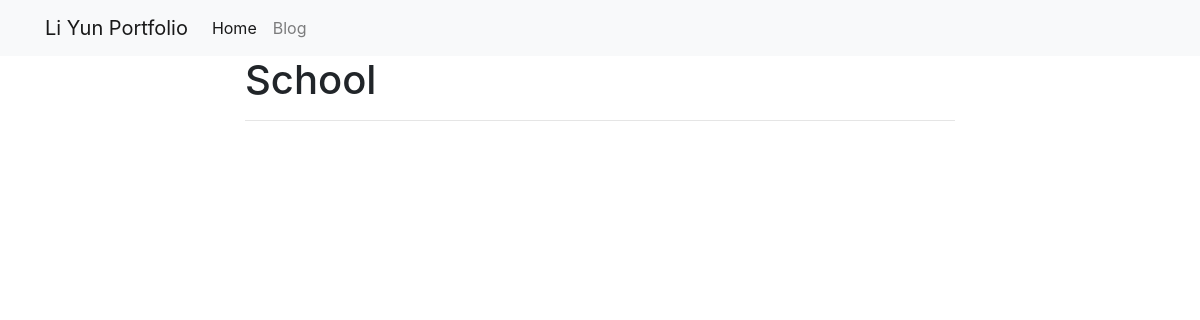
Before: /blog/School/ with the older database file.
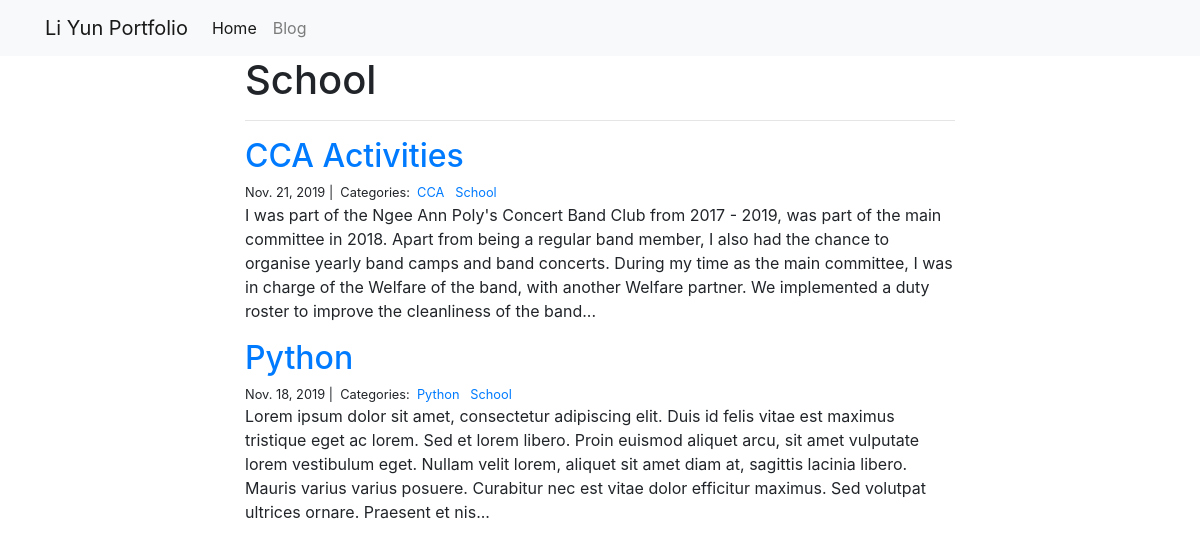
After: the same page with the newer database file.
### blog/models.py (models this page shows)
class Category(models.Model):
    name = models.CharField(max_length=20)

class Post(models.Model):
    title = models.CharField(max_length=255)
    body = models.TextField()
    created_on = models.DateTimeField(auto_now_add=True)
    last_modified = models.DateTimeField(auto_now=True)
    categories = models.ManyToManyField('Category', related_name='posts')

### blog/views.py (the view)
# urls.py: path("<category>/", views.blog_category, name="blog_category"),
def blog_category(request, category):
    posts = Post.objects.filter(categories__name__contains=category).order_by(
        "-created_on"
    )
    context = {"category": category, "posts": posts}
    return render(request, "blog_category.html", context)

### blog/templates/blog_category.html
{% extends "base.html" %}
{% block page_content %}
<div class="col-md-8 offset-md-2">
    <h1>{{ category | title }}</h1>
    <hr>
    {% for post in posts %}
        <h2><a href="{% url 'blog_detail' post.pk%}">{{ post.title }}</a></h2>
        <small>
            {{ post.created_on.date }} |&nbsp;
            Categories:&nbsp;
            {% for category in post.categories.all %}
            <a href="{% url 'blog_category' category.name %}">
                {{ category.name }}
            </a>&nbsp;
            {% endfor %}
        </small>
        <p>{{ post.body | slice:":400" }}...</p>
    {% endfor %}
</div>
{% endblock %}

Changed rows visible on the page:
added Category: name "School"
added Post: title "CCA Activities", created_on "Nov. 21, 2019", body "I was part of the Ngee Ann Poly's Concert Band Club from 2017 - 2019, was part of the main committee in 2018. Apart from being a regular band member, I also had the chance to organise yearly band camps and band concerts. During my time as the main committee, I was in charge of the Welfare of the band, with another Welfare partner. We implemented a duty roster to improve the cleanliness of the band"
added Category: name "CCA", shown under "CCA Activities"
now on this page (row edited): Post: title "Python", created_on "Nov. 18, 2019", body "Lorem ipsum dolor sit amet, consectetur adipiscing elit. Duis id felis vitae est maximus tristique eget ac lorem. Sed et lorem libero. Proin euismod aliquet arcu, sit amet vulputate lorem vestibulum eget. Nullam velit lorem, aliquet sit amet diam at, sagittis lacinia libero. Mauris varius varius posuere. Curabitur nec est vitae dolor efficitur maximus. Sed volutpat ultrices ornare. Praesent et nis"
now on this page (row unchanged): Category: name "Python"
Other visible differences:
{{ category | title }}: "School" → (not shown)
